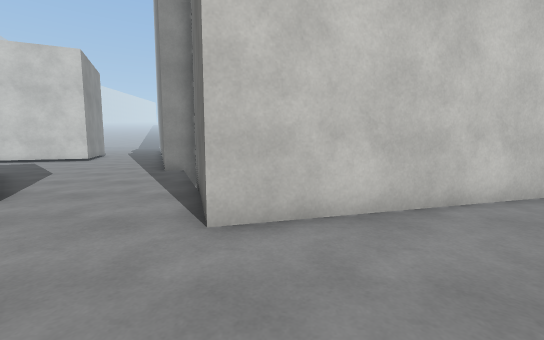
View 1 (above)

14 first-person views from a walk through a Unity game level. The camera is 1.2 m above the floor, tilts 6° down and sees 90° across. The floor is counted in squares, 1 m on a side. Each view is taken from the middle of a square. On the plan, view 1 faces up. The plan holds only what a view shows up to about 13 squares ahead; the rest is blank. The place goes on beyond the plan. The player is left out. Surface patterns are stand-ins for the level's own textures.

View 2
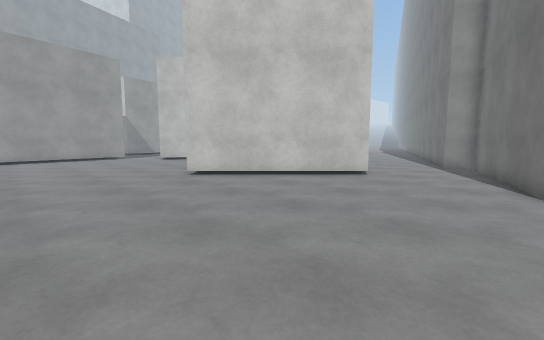

View 3
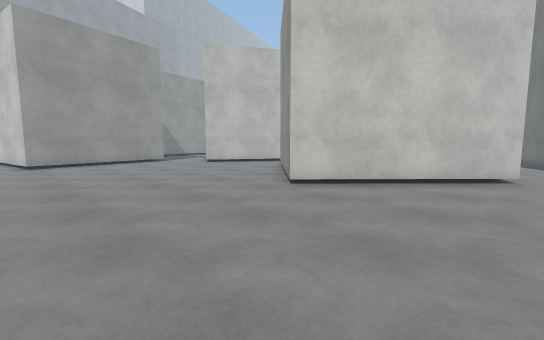

View 4
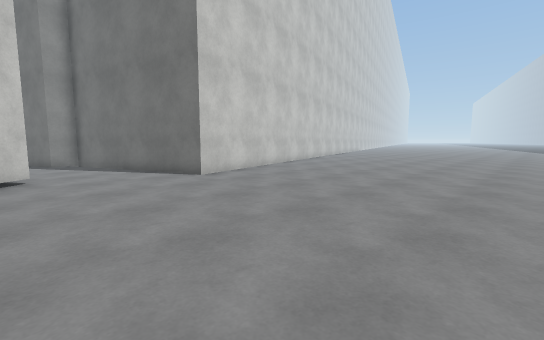

View 5
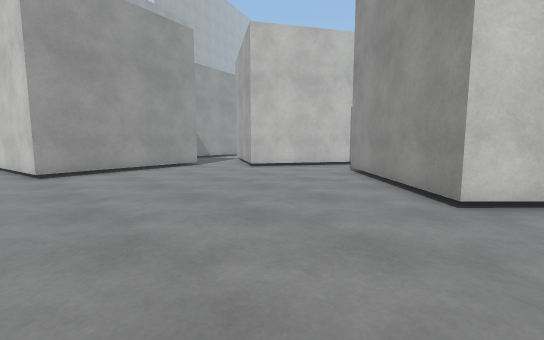

View 6
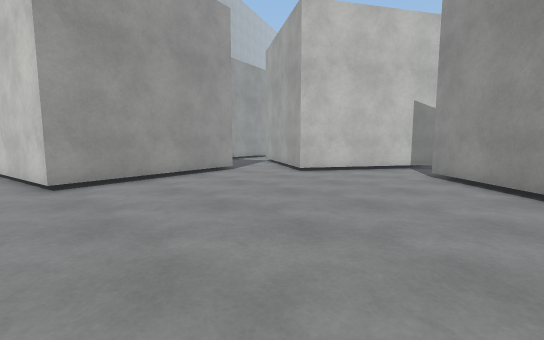

View 7
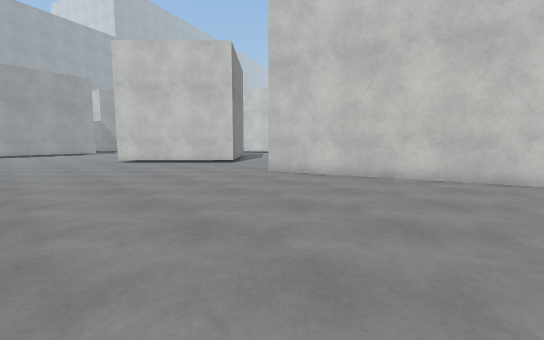

View 8
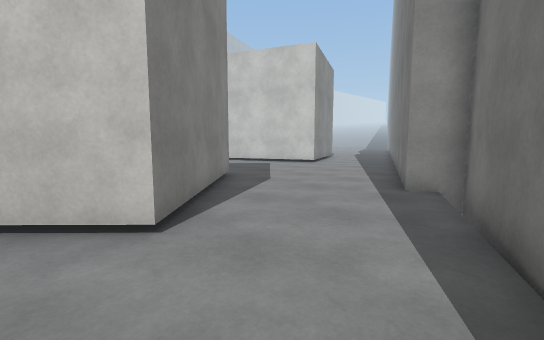

View 9
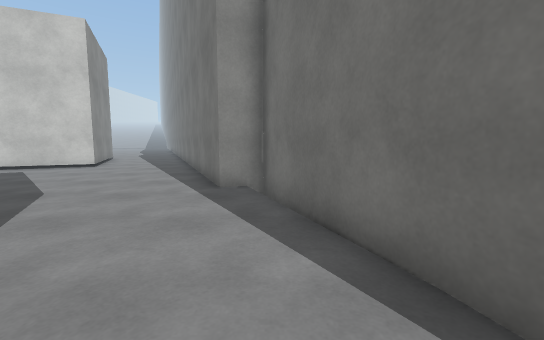

View 10
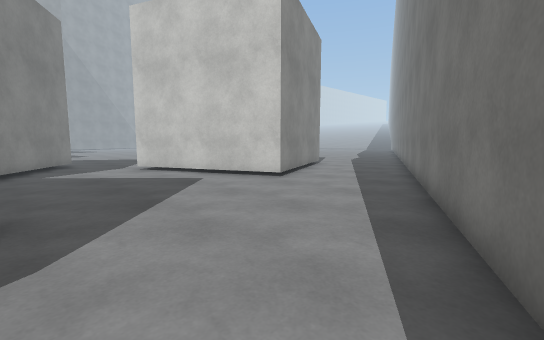

View 11
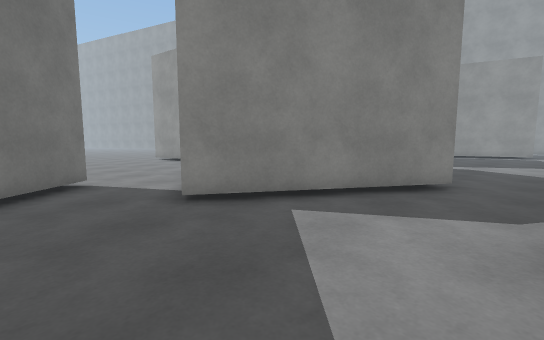

View 12
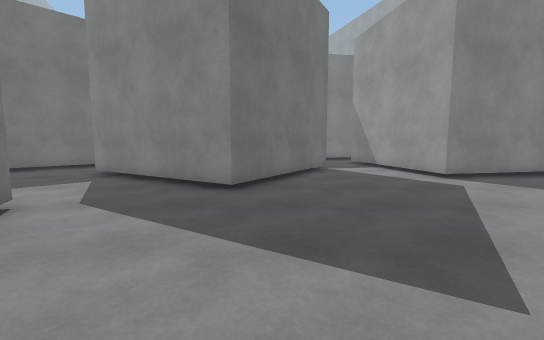

View 13
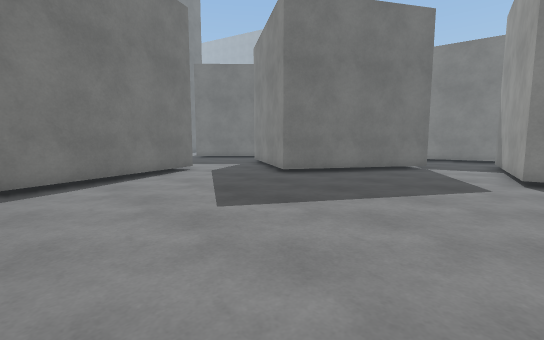

View 14
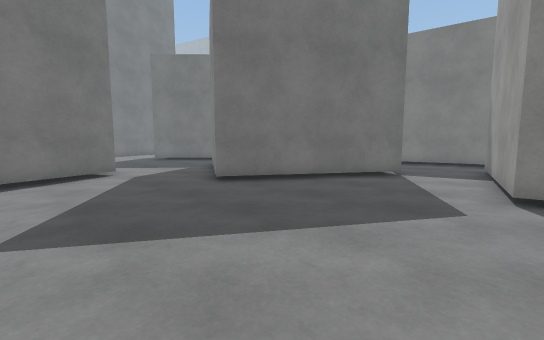

### Floor plan
Points are (right, up) in squares from view 1. A wall is a line through its corners. A room is listed if a view was taken in it or the views show most of it. See-through windows are left out.
Room 1 (views 1, 2, 3, 4, 5, 6, 7, 8, 9, 10, 11)
walls: (-10.1, 9.9) (-5.4, 5.3) (-10, 0.7) (-14.6, 5.2) (-11.6, 8.3); (-18.9, 11.1) (-15.5, 9) (-18.9, 3.5); (7.1, 6.1) (-0.9, 3.7) (-3.2, 11.5) (-4.4, 11) (-8.3, 20.5); (-21.4, 1.3) (-20.3, -4.2) (-24.5, -5); (-13, 20.5) (-11.3, 16.7) (-17.3, 14.1)
ways out: opening at (-19, 13) to room 2; opening at (-20.5, 2.5)
Room 2 (views 12, 13, 14)
walls: (-28.5, 10) (-27.7, 10.2) (-26.7, 5.4); (-17.3, 14.1) (-19.9, 20); (-24.4, 6.8) (-21, 12.4) (-18.9, 11.1)
ways out: opening at (-19, 13) to room 1; opening at (-25.5, 6.5)

Where each view was taken, in squares from view 1:
view 1: 0 up, 0 right, facing up
view 2: 4 down, 1 left, facing up-left
view 3: 5 down, 5 left, facing up-left
view 4: 5 down, 6 left, facing up-right
view 5: 5 down, 9 left, facing up-left
view 6: 5 down, 12 left, facing up-left
view 7: 4 down, 7 right, facing up-left
view 8: 4 up, 2 left, facing up-left
view 9: 4 up, 3 left, facing up
view 10: 10 up, 5 left, facing up-left
view 11: 14 up, 13 left, facing down-left
view 12: 19 up, 22 left, facing down
view 13: 20 up, 28 left, facing down-right
view 14: 17 up, 28 left, facing down-right
